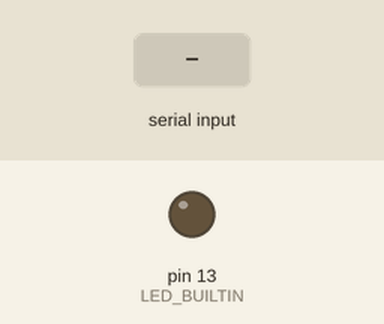
Bench run of a sketch on a simulated Arduino Uno, built with avr-gcc and run on an emulated ATmega328P. On the bench: output pins drawn as LEDs (lit = HIGH). Dashed ring = blinking. The test bench sets the inputs (shaded band). What the sketch prints to the serial monitor is not drawn.

Above: at 1.5 s.
1.6 s: "PING\n" received over Serial
At 1.68 s:
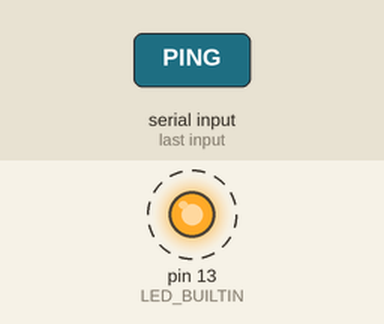
4.6 s: "INTERVAL \n" received over Serial
Timing chart, 0 to 7.6 s (numbered marks = the images above; inputs shaded):
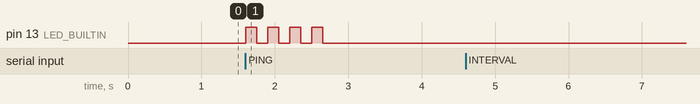

The sketch:

pawfinder_usb_test.ino
```cpp
/*
  PawFinder USB Test - TANPA modul GPS atau sensor apa pun.

  Gunanya: membuktikan rantai  Arduino -> kabel USB -> server -> aplikasi  bekerja,
  sebelum modul GPS dirakit. Sketsa ini mengirim titik yang berputar kecil di sekitar
  koordinat awal (sehingga geofence & riwayat juga bisa diuji), dan membunyikan LED saat PING.

  Cara pakai:
    1) Ubah DEVICE_ID di bawah, lalu Upload ke Arduino Uno.
    2) Tutup Serial Monitor (satu port tidak boleh dipakai dua program).
    3) Jalankan backend: npm run start:usb, pasangkan ID itu di aplikasi (tab Kabel USB).
*/

const char DEVICE_ID[] = "PF-TST-000001";   // WAJIB sama dengan yang dipasangkan di aplikasi
const char FW_VERSION[] = "test-1.0";
const long USB_BAUD = 9600;

const float START_LAT = -7.71556;           // titik awal (Sleman). Ganti dengan lokasi Anda.
const float START_LNG = 110.35547;
const float RADIUS_DEG = 0.0005;            // kira-kira 55 meter

unsigned long sendEveryMs = 2000;
unsigned long lastSend = 0;
float angle = 0;
int battery = 100;
char cmdBuf[24];
uint8_t cmdLen = 0;

void sendHello() {
  Serial.print(F("PF,HELLO,"));
  Serial.print(DEVICE_ID);
  Serial.print(',');
  Serial.println(FW_VERSION);
}

void handleCommand(char* line) {
  if (strcmp(line, "PING") == 0) {
    for (int i = 0; i < 4; i++) { digitalWrite(LED_BUILTIN, HIGH); delay(150); digitalWrite(LED_BUILTIN, LOW); delay(150); }
    Serial.println(F("PF,ACK,PING"));
  } else if (strcmp(line, "WHO") == 0) {
    sendHello();
  } else if (strncmp(line, "INTERVAL ", 9) == 0) {
    long sec = atol(line + 9);
    if (sec >= 1 && sec <= 3600) sendEveryMs = (unsigned long)sec * 1000UL;
    Serial.println(F("PF,ACK,INTERVAL"));
  }
}

void readCommands() {
  while (Serial.available() > 0) {
    char c = (char)Serial.read();
    if (c == '\n' || c == '\r') {
      if (cmdLen > 0) { cmdBuf[cmdLen] = '\0'; handleCommand(cmdBuf); cmdLen = 0; }
    } else if (cmdLen < sizeof(cmdBuf) - 1) {
      cmdBuf[cmdLen++] = c;
    } else {
      cmdLen = 0;
    }
  }
}

void setup() {
  pinMode(LED_BUILTIN, OUTPUT);
  Serial.begin(USB_BAUD);
  delay(300);
  sendHello();
}

void loop() {
  readCommands();
  unsigned long now = millis();
  if (now - lastSend >= sendEveryMs) {
    lastSend = now;
    angle += 0.25;
    if (angle > 6.28318) angle -= 6.28318;
    if (battery > 20 && (now / 60000UL) % 2 == 0 && now % 7 == 0) battery--;  // turun pelan-pelan
    Serial.print(F("PF,"));
    Serial.print(DEVICE_ID);
    Serial.print(',');
    Serial.print(START_LAT + RADIUS_DEG * sin(angle), 6);
    Serial.print(',');
    Serial.print(START_LNG + RADIUS_DEG * cos(angle), 6);
    Serial.print(',');
    Serial.print(battery);
    Serial.println(F(",1,,,7"));
  }
}
```

Measured:
- after the input at 1.6 s, pin 13 (LED_BUILTIN): alternates HIGH for 0.15 s and LOW for 0.15 s, 8 changes in all, then stays LOW, starting at once
- after the input at 4.6 s, every drawn part: stays the same
